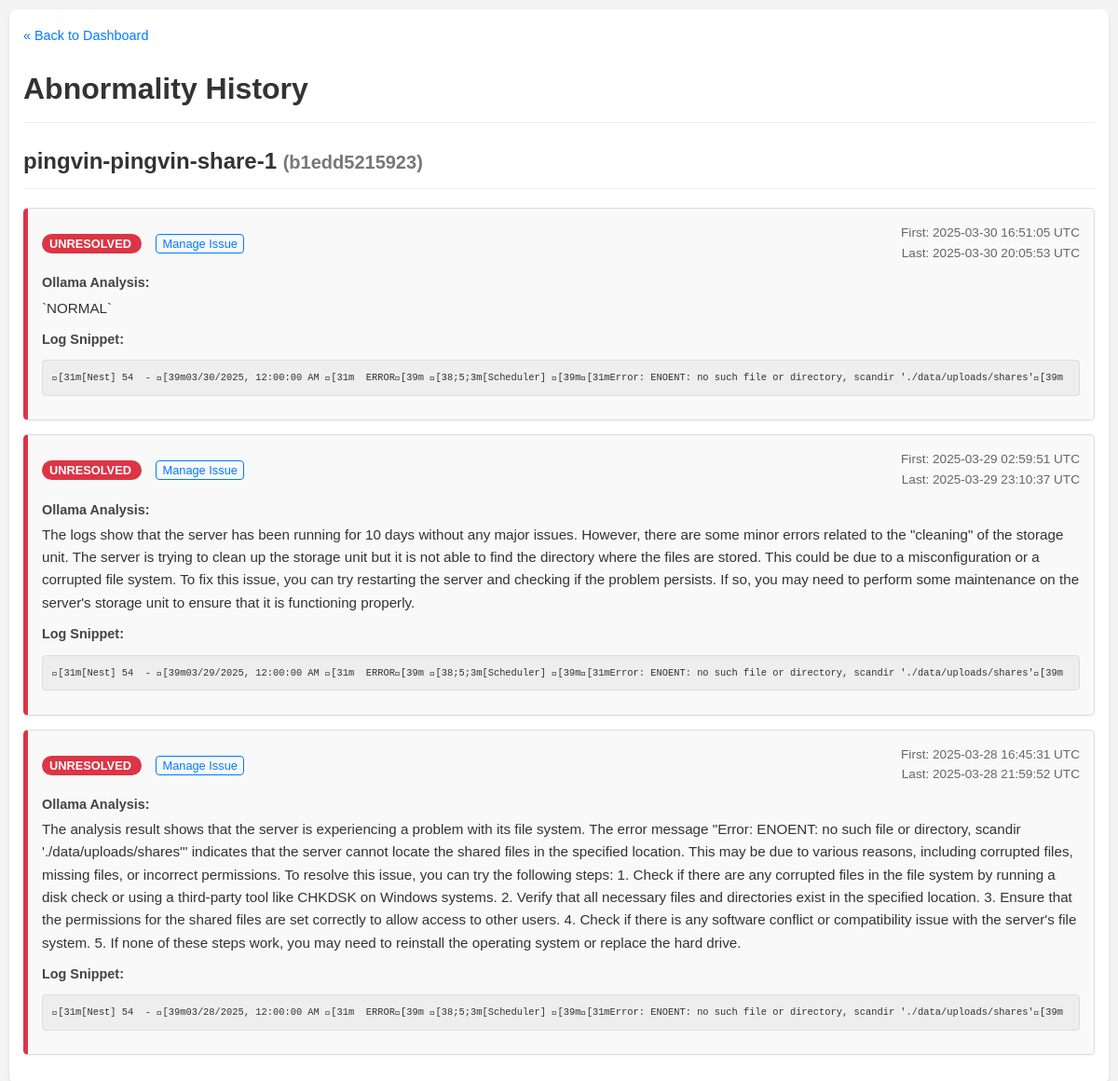
Page /history/b1edd5215923bac3cf4643ad7afb8dd3cbd31a7e025ad1046e7513d692180ca1 on the committed database.
### tables this page shows
CREATE TABLE abnormalities (
                id INTEGER PRIMARY KEY AUTOINCREMENT,
                container_name TEXT NOT NULL,
                container_id TEXT NOT NULL,
                log_snippet TEXT NOT NULL,
                ollama_analysis TEXT,
                first_detected_timestamp TEXT,
                last_detected_timestamp TEXT,
                status TEXT DEFAULT 'unresolved',
                resolution_notes TEXT,
                UNIQUE(container_id, log_snippet)
            );

### routes/ui_routes.py (the view)
@ui_bp.route('/history/<string:container_id>')
def container_history(container_id):
    if not container_id or len(container_id) < 12:
        abort(404)
    history_records = db.get_abnormalities_by_container(container_id)
    container_name = history_records[0]['container_name'] if history_records else f"ID: {container_id[:12]}"
    display_timezone_obj = get_display_timezone()
    current_color_settings = {}
    try:
        with current_app.settings_lock:
             current_color_settings = {k: v for k, v in current_app.app_settings.items() if k.startswith('color_')}
    except AttributeError as e:
        logging.error(f"Failed to access settings lock/dict in history route: {e}")
        flash("Could not load color settings.", "warning")
    except Exception as e:
        logging.exception(f"Unexpected error getting colors in history route: {e}")
        flash("Error loading color settings.", "error")
    return render_template('history.html',
                           records=history_records,
                           container_name=container_name,
                           container_id=container_id,
                           timezone_obj=display_timezone_obj,
                           color_settings=current_color_settings)

### db.py (called while the page is built)
def _parse_iso_datetime(iso_string):
    if not iso_string: return None
    try:
        if 'T' not in iso_string: return iso_string
        if '+' in iso_string: iso_string = iso_string.split('+')[0]
        if 'Z' in iso_string: iso_string = iso_string.replace('Z', '')
        if '.' in iso_string:
             dt_part, ms_part = iso_string.split('.')
             ms_part = ms_part[:6]; iso_string = f"{dt_part}.{ms_part}"
        return datetime.datetime.fromisoformat(iso_string)
    except (ValueError, TypeError) as e:
        logging.warning(f"Could not parse ISO timestamp '{iso_string}': {e}")
        return iso_string

def get_db():
    try:
        os.makedirs(DATABASE_DIR, exist_ok=True)
    except OSError as e:
        logging.error(f"Could not create database directory {DATABASE_DIR}: {e}")
    conn = sqlite3.connect(DATABASE, detect_types=sqlite3.PARSE_DECLTYPES | sqlite3.PARSE_COLNAMES)
    conn.row_factory = sqlite3.Row
    return conn

def _row_to_dict_with_parsed_dates(row):
    if not row: return None
    item = dict(row)
    item['first_detected_timestamp'] = _parse_iso_datetime(item.get('first_detected_timestamp'))
    item['last_detected_timestamp'] = _parse_iso_datetime(item.get('last_detected_timestamp'))
    return item

def get_abnormalities_by_container(container_id):
    conn = get_db(); cursor = conn.cursor(); results = []
    try:
        cursor.execute("SELECT * FROM abnormalities WHERE container_id = ? ORDER BY last_detected_timestamp DESC", (container_id,))
        rows = cursor.fetchall()
        for row in rows: results.append(_row_to_dict_with_parsed_dates(row))
    except sqlite3.Error as e: logging.error(f"Error fetching abnormalities for container {container_id[:12]}: {e}")
    finally: conn.close()
    return results

### utils.py (called while the page is built)
def get_display_timezone():
    global SCHEDULER_TIMEZONE # Allow modification on fallback
    try:
        return pytz.timezone(SCHEDULER_TIMEZONE)
    except pytz.exceptions.UnknownTimeZoneError:
        logging.warning(f"Invalid TZ '{SCHEDULER_TIMEZONE}' specified. Using UTC.")
        SCHEDULER_TIMEZONE = "UTC" # Update the global for consistency if needed
        return pytz.utc

### templates/history.html (shortened to what this page needs)
<!DOCTYPE html>
<html lang="en">
<head>
    <link rel="stylesheet" href="{{ url_for('static', filename='style.css') }}">
</head>
<body>
    <div class="container">
        <a href="{{ url_for('ui.index') }}" class="back-link">« Back to Dashboard</a>
        <h1>Abnormality History</h1>
        <h2>{{ container_name }} <small style="color: #777;">({{ container_id[:12] }})</small></h2>
        {% if records %}
            <ul class="history-list">
                {% for record in records %}
                    <li class="history-item" data-status="{{ record.status }}">
                        <div class="history-header">
                            <div>
                                <span class="status-badge status-{{ record.status }}">
                                    {{ record.status | replace('_', ' ') | title }}
                                </span>
                                {% if record.status == 'unresolved' %}
                                    <a href="{{ url_for('ui.manage_abnormality', abnormality_id=record.id) }}" class="manage-link-history">Manage Issue</a>
                                {% endif %}
                            </div>
                            <div class="timestamps">
                                {% if record.first_detected_timestamp %}
                                    First: {{ record.first_detected_timestamp.astimezone(timezone_obj).strftime('%Y-%m-%d %H:%M:%S %Z') if record.first_detected_timestamp and timezone_obj else record.first_detected_timestamp.strftime('%Y-%m-%d %H:%M:%S') if record.first_detected_timestamp else 'N/A' }}
                                    <br>
                                {% endif %}
                                Last: {{ record.last_detected_timestamp.astimezone(timezone_obj).strftime('%Y-%m-%d %H:%M:%S %Z') if record.last_detected_timestamp and timezone_obj else record.last_detected_timestamp.strftime('%Y-%m-%d %H:%M:%S') if record.last_detected_timestamp else 'N/A' }}
                            </div>
                        </div>
                        <div class="detail-block">
                            <strong>Ollama Analysis:</strong>
                            <p>{{ record.ollama_analysis | default('(Not Available)', true) }}</p>
                        </div>
                        <div class="detail-block">
                            <strong>Log Snippet:</strong>
                            <pre>{{ record.log_snippet | default('(Not Available)', true) }}</pre>
                        </div>
                    </li>
                {% endfor %}
            </ul>
        {% else %}
            <p>No abnormality history found for this container.</p>
        {% endif %}
    </div>
</body>
</html>

### static/style.css (style rules this page uses)
body { font-family: sans-serif; line-height: 1.6; margin: 20px; background-color: #f4f4f4; }
h1, h2 { color: #333; }
.container { background: #fff; padding: 20px; border-radius: 8px; box-shadow: 0 2px 4px rgba(0,0,0,0.1); }
pre { background: #eee; padding: 10px; border-radius: 4px; white-space: pre-wrap; word-wrap: break-word; font-size: 0.9em; max-height: 200px; overflow-y: auto; }
.status-unresolved { color: red; font-weight: bold; }

### templates/history.html (style rules this page uses)
body { font-family: sans-serif; line-height: 1.6; margin: 0; padding: 10px; background-color: #f4f4f4; color: #333; }
*, *:before, *:after { box-sizing: border-box; }
.container { background: #fff; padding: 15px; border-radius: 8px; box-shadow: 0 2px 4px rgba(0,0,0,0.1); margin-bottom: 15px; max-width: 1200px; margin-left: auto; margin-right: auto; }
h1, h2 { color: #333; border-bottom: 1px solid #eee; padding-bottom: 10px; margin-top: 0; }
pre { background: #eee; padding: 10px; border-radius: 4px; white-space: pre-wrap; word-wrap: break-word; font-size: 0.85em; max-height: 200px; overflow-y: auto; border: 1px solid #ddd; }
.back-link { display: inline-block; margin-bottom: 20px; color: #007bff; text-decoration: none; font-size: 0.9em; }
.history-list { list-style: none; padding: 0; }
.history-item { background-color: #f9f9f9; border: 1px solid #ddd; border-radius: 5px; margin-bottom: 15px; padding: 15px; box-shadow: 0 1px 3px rgba(0,0,0,0.05); border-left: 5px solid #ccc; }
.history-header { display: flex; justify-content: space-between; align-items: center; margin-bottom: 10px; flex-wrap: wrap; gap: 10px; }
.status-badge { padding: 3px 8px; border-radius: 12px; font-size: 0.8em; font-weight: bold; text-transform: uppercase; color: white; white-space: nowrap; }
.status-unresolved { background-color: red; }
.timestamps { font-size: 0.85em; color: #666; text-align: right; }
.detail-block { margin-bottom: 10px; }
.detail-block strong { display: block; color: #444; margin-bottom: 3px; font-size: 0.9em; }
.detail-block p { margin: 0; font-size: 0.95em; }
.detail-block pre { font-size: 0.8em; }
.manage-link-history { font-size: 0.8em; margin-left: 15px; padding: 2px 6px; border: 1px solid #007bff; color: #007bff; text-decoration: none; border-radius: 4px; white-space: nowrap; }

### rows in the picture
abnormalities: container_name "pingvin-pingvin-share-1", status "UNRESOLVED", first_detected_timestamp.astimezone "2025-03-30 16:51:05 UTC", last_detected_timestamp.astimezone "2025-03-30 20:05:53 UTC", ollama_analysis "`NORMAL`", log_snippet "\u001b[31m[Nest] 54 - \u001b[39m03/30/2025, 12:00:00 AM \u001b[31m ERROR\u001b[39m \u001b[38;5;3m[Scheduler] \u001b[39m\u001b[31mError: ENOENT: no such file or directory, scandir './data/uploads/shares'\u001b[39m"
abnormalities: status "UNRESOLVED", first_detected_timestamp.astimezone "2025-03-29 02:59:51 UTC", last_detected_timestamp.astimezone "2025-03-29 23:10:37 UTC", ollama_analysis "The logs show that the server has been running for 10 days without any major issues. However, there are some minor errors related to the \"cleaning\" of the storage unit. The server is trying to clean up the storage unit but it is not able to find the directory where the files are stored. This could be due to a misconfiguration or a corrupted file system. To fix this issue, you can try restarting the server and checking if the problem persists. If so, you may need to perform some maintenance on the server's storage unit to ensure that it is functioning properly.", log_snippet "\u001b[31m[Nest] 54 - \u001b[39m03/29/2025, 12:00:00 AM \u001b[31m ERROR\u001b[39m \u001b[38;5;3m[Scheduler] \u001b[39m\u001b[31mError: ENOENT: no such file or directory, scandir './data/uploads/shares'\u001b[39m"
abnormalities: status "UNRESOLVED", first_detected_timestamp.astimezone "2025-03-28 16:45:31 UTC", last_detected_timestamp.astimezone "2025-03-28 21:59:52 UTC", ollama_analysis "The analysis result shows that the server is experiencing a problem with its file system. The error message \"Error: ENOENT: no such file or directory, scandir './data/uploads/shares'\" indicates that the server cannot locate the shared files in the specified location. This may be due to various reasons, including corrupted files, missing files, or incorrect permissions. To resolve this issue, you can try the following steps: 1. Check if there are any corrupted files in the file system by running a disk check or using a third-party tool like CHKDSK on Windows systems. 2. Verify that all necessary files and directories exist in the specified location. 3. Ensure that the permissions for the…", log_snippet "\u001b[31m[Nest] 54 - \u001b[39m03/28/2025, 12:00:00 AM \u001b[31m ERROR\u001b[39m \u001b[38;5;3m[Scheduler] \u001b[39m\u001b[31mError: ENOENT: no such file or directory, scandir './data/uploads/shares'\u001b[39m"

### other values in the picture
{{ container_id[:12] }} "b1edd5215923"
